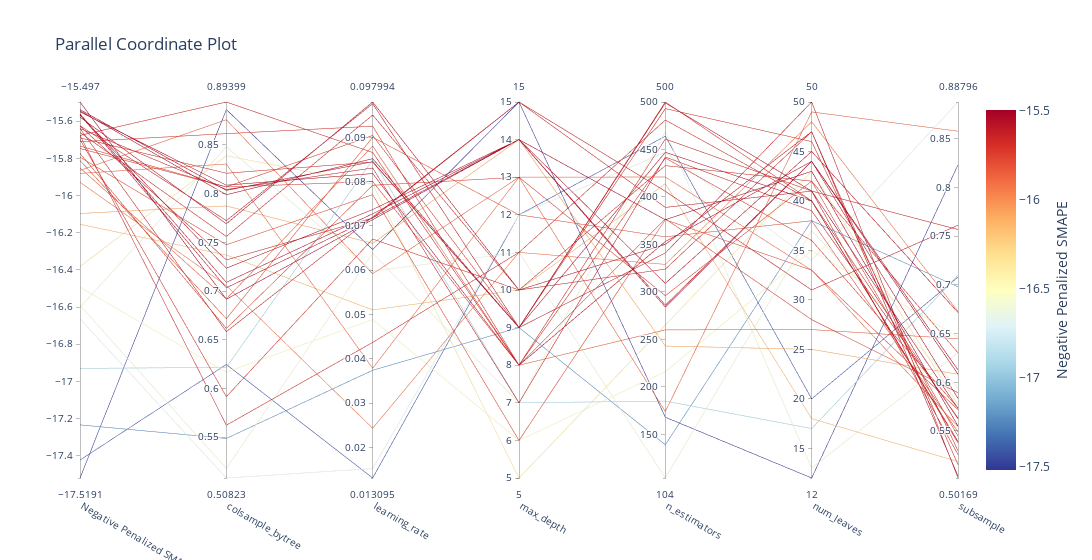

Source (notebook cell):
### Markdown cell above
## 4.4 Quick Demo for Regressor Tuning

### Code cell
from sklearn.datasets import (
    fetch_california_housing
)
california = fetch_california_housing()
X_housing = pd.DataFrame(california.data, columns=california.feature_names)
X_housing = PreProcessor.mlflow_input_prep(X_housing)

y_housing = california.target
X_train_full_housing, X_test_housing, y_train_full_housing, y_test_housing = train_test_split(X_housing, y_housing, test_size=0.2, random_state=42)
# Define the hyperparameter search ranges
lgb_param_ranges = {
    'learning_rate': (0.01, 0.1),  
    'n_estimators': (100, 500),   
    'num_leaves': (10, 50),
    'max_depth': (5, 15),
    'colsample_bytree': (0.5, 0.9),
    'subsample': (0.5, 0.9)
}
# tune the regressor
best_lgb_rgs = MLPipeline.tune(X_train_full_housing, y_train_full_housing, 
                          algorithm=lgb.LGBMRegressor, 
                          preprocessor=PreProcessor(),
                          param_ranges=lgb_param_ranges,  
                          tune_metric= "smape",
                          beta=1,
                          max_evals=100,
                          early_stopping=20,  
                          verbose=-1,
                          cv=3,
                          cv_variance_penalty=0.3,
                          log_best_model=False)

### Figure 1 — Plotly figure (JSON) as saved in the notebook; plotly's stock layout.template omitted (floating-point values rounded to 4 significant figures)
{"data": [{"dimensions": [{"label": "Negative Penalized SMAPE", "range": [-17.52, -15.5], "values": [-15.68, -16.66, -16.93, -16.49, -16.15, -17.52, -17.23, -17.42, -15.86, -16.59, -15.66, -15.58, -15.62, -15.55, -16.38, -15.75, -15.85, -15.5, -15.64, -15.56, -15.88, -15.57, -15.57, -15.81, -16.1, -15.77, -16.6, -15.63, -15.93, -15.54, -15.54, -15.73, -15.64, -15.71, -15.69, -15.79, -15.68, -15.7]}, {"label": "colsample_bytree", "range": [0.5082, 0.894], "values": [0.5624, 0.5082, 0.6217, 0.6169, 0.737, 0.8863, 0.5488, 0.6247, 0.8758, 0.5181, 0.756, 0.769, 0.7723, 0.8087, 0.8388, 0.8068, 0.692, 0.6916, 0.6584, 0.7089, 0.8304, 0.7034, 0.7235, 0.6716, 0.7874, 0.6617, 0.848, 0.732, 0.7056, 0.7988, 0.8033, 0.8069, 0.8042, 0.8615, 0.8209, 0.7475, 0.894, 0.5917]}, {"label": "learning_rate", "range": [0.01309, 0.09799], "values": [0.04371, 0.01523, 0.08492, 0.04888, 0.05105, 0.06468, 0.03742, 0.01309, 0.0592, 0.06381, 0.09506, 0.09799, 0.09761, 0.08183, 0.07947, 0.08002, 0.08805, 0.07143, 0.07203, 0.07275, 0.03787, 0.07185, 0.07371, 0.09004, 0.06609, 0.07919, 0.05981, 0.0718, 0.02433, 0.0852, 0.08451, 0.09044, 0.0831, 0.09252, 0.08444, 0.07707, 0.08659, 0.06705]}, {"label": "max_depth", "range": [5, 15], "values": [11, 12, 7, 6, 10, 15, 9, 12, 13, 7, 10, 10, 9, 8, 5, 8, 8, 14, 15, 14, 13, 14, 14, 12, 14, 13, 11, 15, 11, 9, 9, 9, 7, 8, 9, 6, 8, 10]}, {"label": "n_estimators", "range": [104, 500], "values": [481, 447, 185, 216, 414, 168, 139, 464, 174, 469, 324, 350, 341, 353, 265, 377, 260, 376, 389, 284, 421, 286, 309, 358, 243, 296, 104, 406, 329, 499, 447, 500, 442, 441, 493, 376, 461, 433]}, {"label": "num_leaves", "range": [12, 50], "values": [40, 34, 17, 35, 18, 12, 38, 20, 49, 13, 47, 47, 50, 44, 43, 28, 27, 43, 41, 44, 33, 44, 45, 38, 25, 42, 37, 31, 48, 41, 40, 40, 39, 36, 46, 33, 41, 42]}, {"label": "subsample", "range": [0.5017, 0.888], "values": [0.5624, 0.888, 0.7099, 0.6465, 0.5186, 0.8234, 0.6981, 0.708, 0.8579, 0.6301, 0.5155, 0.5037, 0.5017, 0.5835, 0.5768, 0.5894, 0.6448, 0.555, 0.7569, 0.6084, 0.5546, 0.6127, 0.6718, 0.549, 0.6083, 0.5447, 0.594, 0.7614, 0.6728, 0.5731, 0.5393, 0.5378, 0.5632, 0.5737, 0.5296, 0.5718, 0.5258, 0.6303]}], "labelangle": 30, "labelside": "bottom", "line": {"color": [-15.68, -16.66, -16.93, -16.49, -16.15, -17.52, -17.23, -17.42, -15.86, -16.59, -15.66, -15.58, -15.62, -15.55, -16.38, -15.75, -15.85, -15.5, -15.64, -15.56, -15.88, -15.57, -15.57, -15.81, -16.1, -15.77, -16.6, -15.63, -15.93, -15.54, -15.54, -15.73, -15.64, -15.71, -15.69, -15.79, -15.68, -15.7], "colorbar": {"title": {"side": "right", "text": "Negative Penalized SMAPE"}}, "colorscale": [[0, "rgb(165,0,38)"], [0.1, "rgb(215,48,39)"], [0.2, "rgb(244,109,67)"], [0.3, "rgb(253,174,97)"], [0.4, "rgb(254,224,144)"], [0.5, "rgb(255,255,191)"], [0.6, "rgb(224,243,248)"], [0.7, "rgb(171,217,233)"], [0.8, "rgb(116,173,209)"], [0.9, "rgb(69,117,180)"], [1, "rgb(49,54,149)"]], "reversescale": true, "showscale": true}, "type": "parcoords"}], "layout": {"title": {"text": "Parallel Coordinate Plot"}, "width": 1200}}
